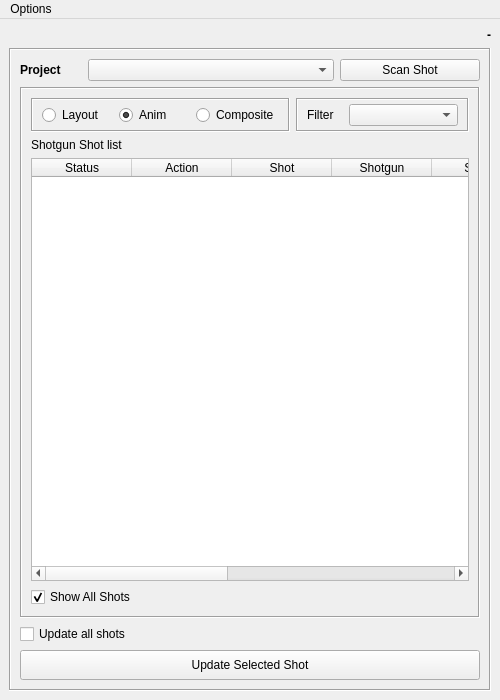
<?xml version="1.0" encoding="UTF-8"?>
<ui version="4.0">
 <class>ShotgunVersionWindow</class>
 <widget class="QMainWindow" name="ShotgunVersionWindow">
  <property name="geometry">
   <rect>
    <x>0</x>
    <y>0</y>
    <width>500</width>
    <height>700</height>
   </rect>
  </property>
  <property name="minimumSize">
   <size>
    <width>500</width>
    <height>700</height>
   </size>
  </property>
  <property name="contextMenuPolicy">
   <enum>Qt::CustomContextMenu</enum>
  </property>
  <property name="windowTitle">
   <string>Shotgun Version Checking</string>
  </property>
  <widget class="QWidget" name="centralwidget">
   <layout class="QVBoxLayout" name="verticalLayout_4">
    <item>
     <widget class="QLabel" name="logo_label">
      <property name="font">
       <font>
        <weight>75</weight>
        <bold>true</bold>
       </font>
      </property>
      <property name="text">
       <string>-</string>
      </property>
      <property name="alignment">
       <set>Qt::AlignRight|Qt::AlignTrailing|Qt::AlignVCenter</set>
      </property>
     </widget>
    </item>
    <item>
     <widget class="QFrame" name="frame_2">
      <property name="frameShape">
       <enum>QFrame::Box</enum>
      </property>
      <property name="frameShadow">
       <enum>QFrame::Sunken</enum>
      </property>
      <layout class="QVBoxLayout" name="verticalLayout_3">
       <item>
        <layout class="QVBoxLayout" name="verticalLayout">
         <item>
          <layout class="QHBoxLayout" name="horizontalLayout" stretch="1,4,1">
           <item>
            <widget class="QLabel" name="label_2">
             <property name="font">
              <font>
               <weight>75</weight>
               <bold>true</bold>
              </font>
             </property>
             <property name="text">
              <string>Project</string>
             </property>
            </widget>
           </item>
           <item>
            <widget class="QComboBox" name="project_comboBox"/>
           </item>
           <item>
            <widget class="QPushButton" name="getData_pushButton">
             <property name="minimumSize">
              <size>
               <width>140</width>
               <height>0</height>
              </size>
             </property>
             <property name="text">
              <string>Scan Shot</string>
             </property>
            </widget>
           </item>
          </layout>
         </item>
         <item>
          <widget class="QFrame" name="frame">
           <property name="frameShape">
            <enum>QFrame::Box</enum>
           </property>
           <property name="frameShadow">
            <enum>QFrame::Sunken</enum>
           </property>
           <layout class="QVBoxLayout" name="verticalLayout_2">
            <item>
             <layout class="QHBoxLayout" name="horizontalLayout_3" stretch="6,4">
              <item>
               <widget class="QFrame" name="frame_3">
                <property name="frameShape">
                 <enum>QFrame::Box</enum>
                </property>
                <property name="frameShadow">
                 <enum>QFrame::Sunken</enum>
                </property>
                <layout class="QHBoxLayout" name="horizontalLayout_4">
                 <property name="topMargin">
                  <number>4</number>
                 </property>
                 <property name="bottomMargin">
                  <number>4</number>
                 </property>
                 <item>
                  <widget class="QRadioButton" name="layout_radioButton">
                   <property name="text">
                    <string>Layout</string>
                   </property>
                  </widget>
                 </item>
                 <item>
                  <widget class="QRadioButton" name="anim_radioButton">
                   <property name="text">
                    <string>Anim</string>
                   </property>
                   <property name="checked">
                    <bool>true</bool>
                   </property>
                  </widget>
                 </item>
                 <item>
                  <widget class="QRadioButton" name="composite_radioButton">
                   <property name="text">
                    <string>Composite</string>
                   </property>
                  </widget>
                 </item>
                </layout>
               </widget>
              </item>
              <item>
               <widget class="QFrame" name="frame_4">
                <property name="frameShape">
                 <enum>QFrame::Box</enum>
                </property>
                <property name="frameShadow">
                 <enum>QFrame::Sunken</enum>
                </property>
                <layout class="QHBoxLayout" name="horizontalLayout_5" stretch="1,3">
                 <property name="topMargin">
                  <number>4</number>
                 </property>
                 <property name="bottomMargin">
                  <number>4</number>
                 </property>
                 <item>
                  <widget class="QLabel" name="label_3">
                   <property name="text">
                    <string>Filter</string>
                   </property>
                  </widget>
                 </item>
                 <item>
                  <widget class="QComboBox" name="filter_comboBox"/>
                 </item>
                </layout>
               </widget>
              </item>
             </layout>
            </item>
            <item>
             <layout class="QHBoxLayout" name="horizontalLayout_2" stretch="1,2">
              <item>
               <widget class="QLabel" name="label">
                <property name="text">
                 <string>Shotgun Shot list</string>
                </property>
               </widget>
              </item>
              <item>
               <widget class="QLabel" name="status_label">
                <property name="text">
                 <string/>
                </property>
                <property name="alignment">
                 <set>Qt::AlignRight|Qt::AlignTrailing|Qt::AlignVCenter</set>
                </property>
               </widget>
              </item>
             </layout>
            </item>
            <item>
             <widget class="QTableWidget" name="shotgun_tableWidget">
              <property name="contextMenuPolicy">
               <enum>Qt::CustomContextMenu</enum>
              </property>
              <column>
               <property name="text">
                <string>Status</string>
               </property>
              </column>
              <column>
               <property name="text">
                <string>Action</string>
               </property>
              </column>
              <column>
               <property name="text">
                <string>Shot</string>
               </property>
              </column>
              <column>
               <property name="text">
                <string>Shotgun</string>
               </property>
              </column>
              <column>
               <property name="text">
                <string>Server</string>
               </property>
              </column>
              <column>
               <property name="text">
                <string>Publish</string>
               </property>
              </column>
              <column>
               <property name="text">
                <string>Step</string>
               </property>
              </column>
              <column>
               <property name="text">
                <string>task</string>
               </property>
              </column>
              <column>
               <property name="text">
                <string>Convert</string>
               </property>
              </column>
             </widget>
            </item>
            <item>
             <widget class="QCheckBox" name="showAll_checkBox">
              <property name="text">
               <string>Show All Shots</string>
              </property>
              <property name="checked">
               <bool>true</bool>
              </property>
             </widget>
            </item>
           </layout>
          </widget>
         </item>
        </layout>
       </item>
       <item>
        <widget class="QCheckBox" name="all_checkBox">
         <property name="text">
          <string>Update all shots</string>
         </property>
        </widget>
       </item>
       <item>
        <widget class="QPushButton" name="update_pushButton">
         <property name="minimumSize">
          <size>
           <width>0</width>
           <height>30</height>
          </size>
         </property>
         <property name="text">
          <string>Update Selected Shot</string>
         </property>
        </widget>
       </item>
      </layout>
     </widget>
    </item>
   </layout>
  </widget>
  <widget class="QMenuBar" name="menubar">
   <property name="geometry">
    <rect>
     <x>0</x>
     <y>0</y>
     <width>500</width>
     <height>21</height>
    </rect>
   </property>
   <widget class="QMenu" name="menuOptions">
    <property name="title">
     <string>Options</string>
    </property>
    <addaction name="fastRefresh_action"/>
   </widget>
   <addaction name="menuOptions"/>
  </widget>
  <action name="fastRefresh_action">
   <property name="checkable">
    <bool>true</bool>
   </property>
   <property name="checked">
    <bool>true</bool>
   </property>
   <property name="text">
    <string>Fast Refresh</string>
   </property>
  </action>
 </widget>
 <resources/>
 <connections/>
</ui>
